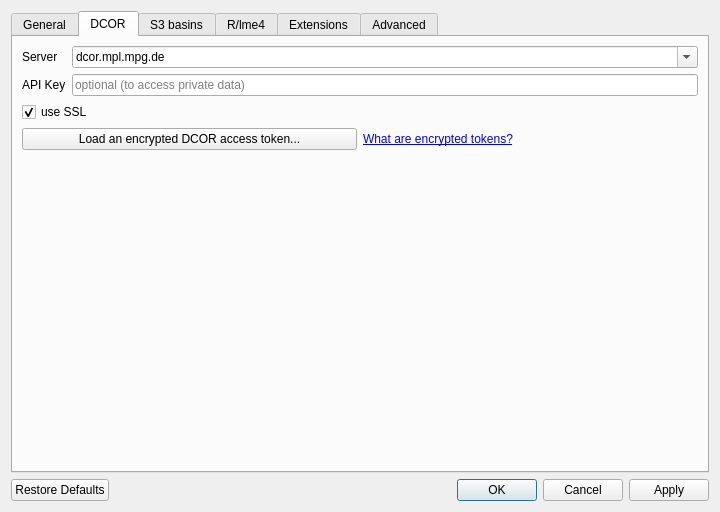
<?xml version="1.0" encoding="UTF-8"?>
<ui version="4.0">
 <class>Dialog</class>
 <widget class="QDialog" name="Dialog">
  <property name="geometry">
   <rect>
    <x>0</x>
    <y>0</y>
    <width>720</width>
    <height>512</height>
   </rect>
  </property>
  <property name="windowTitle">
   <string>Preferences</string>
  </property>
  <property name="windowIcon">
   <iconset theme="gtk-preferences">
    <normaloff>../../../../.designer/backup</normaloff>../../../../.designer/backup</iconset>
  </property>
  <layout class="QVBoxLayout" name="verticalLayout">
   <item>
    <widget class="QTabWidget" name="tabWidget">
     <property name="currentIndex">
      <number>1</number>
     </property>
     <widget class="QWidget" name="tab_general">
      <attribute name="title">
       <string>General</string>
      </attribute>
      <layout class="QVBoxLayout" name="verticalLayout_3">
       <item>
        <widget class="QCheckBox" name="general_check_for_updates">
         <property name="text">
          <string>Check for updates on startup</string>
         </property>
        </widget>
       </item>
       <item>
        <spacer name="verticalSpacer_2">
         <property name="orientation">
          <enum>Qt::Vertical</enum>
         </property>
         <property name="sizeHint" stdset="0">
          <size>
           <width>20</width>
           <height>40</height>
          </size>
         </property>
        </spacer>
       </item>
      </layout>
     </widget>
     <widget class="QWidget" name="tab_dcor">
      <attribute name="title">
       <string>DCOR</string>
      </attribute>
      <layout class="QVBoxLayout" name="verticalLayout_4">
       <item>
        <layout class="QFormLayout" name="formLayout_2">
         <item row="0" column="0">
          <widget class="QLabel" name="label_2">
           <property name="text">
            <string>Server</string>
           </property>
          </widget>
         </item>
         <item row="0" column="1">
          <widget class="QComboBox" name="dcor_servers">
           <property name="editable">
            <bool>true</bool>
           </property>
           <item>
            <property name="text">
             <string>dcor.mpl.mpg.de</string>
            </property>
           </item>
          </widget>
         </item>
         <item row="1" column="0">
          <widget class="QLabel" name="label_3">
           <property name="text">
            <string>API Key</string>
           </property>
          </widget>
         </item>
         <item row="1" column="1">
          <widget class="QLineEdit" name="dcor_api_key">
           <property name="text">
            <string/>
           </property>
           <property name="echoMode">
            <enum>QLineEdit::Password</enum>
           </property>
           <property name="placeholderText">
            <string>optional (to access private data)</string>
           </property>
          </widget>
         </item>
        </layout>
       </item>
       <item>
        <widget class="QCheckBox" name="dcor_use_ssl">
         <property name="text">
          <string>use SSL</string>
         </property>
         <property name="checked">
          <bool>true</bool>
         </property>
        </widget>
       </item>
       <item>
        <layout class="QHBoxLayout" name="horizontalLayout_2">
         <item>
          <widget class="QPushButton" name="pushButton_enc_token">
           <property name="sizePolicy">
            <sizepolicy hsizetype="Preferred" vsizetype="Fixed">
             <horstretch>0</horstretch>
             <verstretch>0</verstretch>
            </sizepolicy>
           </property>
           <property name="text">
            <string>Load an encrypted DCOR access token...</string>
           </property>
          </widget>
         </item>
         <item>
          <widget class="QLabel" name="label_6">
           <property name="text">
            <string>&lt;html&gt;&lt;head/&gt;&lt;body&gt;&lt;p&gt;&lt;a href=&quot;https://dc.readthedocs.io/en/latest/sec_self_hosting/operations.html#creating-an-encrypted-access-token&quot;&gt;&lt;span style=&quot; text-decoration: underline; color:#0000ff;&quot;&gt;What are encrypted tokens?&lt;/span&gt;&lt;/a&gt;&lt;/p&gt;&lt;/body&gt;&lt;/html&gt;</string>
           </property>
          </widget>
         </item>
        </layout>
       </item>
       <item>
        <spacer name="verticalSpacer_3">
         <property name="orientation">
          <enum>Qt::Vertical</enum>
         </property>
         <property name="sizeHint" stdset="0">
          <size>
           <width>20</width>
           <height>40</height>
          </size>
         </property>
        </spacer>
       </item>
      </layout>
     </widget>
     <widget class="QWidget" name="tab">
      <attribute name="title">
       <string>S3 basins</string>
      </attribute>
      <layout class="QVBoxLayout" name="verticalLayout_9">
       <item>
        <widget class="QLabel" name="label_10">
         <property name="maximumSize">
          <size>
           <width>500</width>
           <height>16777215</height>
          </size>
         </property>
         <property name="text">
          <string>If you are working with DC datasets that have basins in an S3 object store, you can specify the corresponding access credentials here. Please restart DCscope for the settings to take effect.</string>
         </property>
         <property name="wordWrap">
          <bool>true</bool>
         </property>
        </widget>
       </item>
       <item>
        <layout class="QFormLayout" name="formLayout_3">
         <item row="0" column="0">
          <widget class="QLabel" name="label_7">
           <property name="text">
            <string>Endpoint URL</string>
           </property>
          </widget>
         </item>
         <item row="0" column="1">
          <widget class="QLineEdit" name="lineEdit_s3_endpoint_url">
           <property name="toolTip">
            <string>This is the endpoint URL that boto3 will attempt to connect to</string>
           </property>
           <property name="placeholderText">
            <string>e.g. https://objectstore.hpccloud.mpcdf.mpg.de</string>
           </property>
          </widget>
         </item>
         <item row="1" column="0">
          <widget class="QLabel" name="label_8">
           <property name="text">
            <string>Access Key ID</string>
           </property>
          </widget>
         </item>
         <item row="1" column="1">
          <widget class="QLineEdit" name="lineEdit_s3_access_key_id">
           <property name="toolTip">
            <string>This is the access key for accessing .rtdc resources on S3</string>
           </property>
           <property name="placeholderText">
            <string>e.g. 1ad3afa49c7241bac142ed4108343ea</string>
           </property>
          </widget>
         </item>
         <item row="2" column="0">
          <widget class="QLabel" name="label_9">
           <property name="text">
            <string>Secret Acces Key</string>
           </property>
          </widget>
         </item>
         <item row="2" column="1">
          <widget class="QLineEdit" name="lineEdit_s3_secret_access_key">
           <property name="toolTip">
            <string>This is the secret access key matching the Access Key ID</string>
           </property>
           <property name="echoMode">
            <enum>QLineEdit::Password</enum>
           </property>
           <property name="placeholderText">
            <string>e.g. a3a4862a92643be730c946d267015e20</string>
           </property>
          </widget>
         </item>
        </layout>
       </item>
       <item>
        <spacer name="verticalSpacer_5">
         <property name="orientation">
          <enum>Qt::Vertical</enum>
         </property>
         <property name="sizeHint" stdset="0">
          <size>
           <width>20</width>
           <height>281</height>
          </size>
         </property>
        </spacer>
       </item>
      </layout>
     </widget>
     <widget class="QWidget" name="tab_r">
      <attribute name="title">
       <string>R/lme4</string>
      </attribute>
      <layout class="QVBoxLayout" name="verticalLayout_5">
       <item>
        <layout class="QFormLayout" name="formLayout">
         <item row="0" column="0">
          <widget class="QLabel" name="label">
           <property name="text">
            <string>R executable</string>
           </property>
          </widget>
         </item>
         <item row="0" column="1">
          <layout class="QHBoxLayout" name="horizontalLayout_4">
           <item>
            <widget class="QLineEdit" name="lme4_rpath"/>
           </item>
           <item>
            <widget class="QPushButton" name="pushButton_lme4_search">
             <property name="text">
              <string>Search manually...</string>
             </property>
            </widget>
           </item>
          </layout>
         </item>
         <item row="1" column="0">
          <widget class="QLabel" name="label_5">
           <property name="text">
            <string>R version</string>
           </property>
          </widget>
         </item>
         <item row="1" column="1">
          <widget class="QLabel" name="label_r_version">
           <property name="text">
            <string>R version</string>
           </property>
          </widget>
         </item>
         <item row="2" column="0">
          <widget class="QLabel" name="label_4">
           <property name="text">
            <string>lme4 package</string>
           </property>
          </widget>
         </item>
         <item row="2" column="1">
          <layout class="QHBoxLayout" name="horizontalLayout_5">
           <item>
            <widget class="QLabel" name="label_lme4_installed">
             <property name="text">
              <string>installed / not installed</string>
             </property>
            </widget>
           </item>
           <item>
            <widget class="QPushButton" name="pushButton_lme4_install">
             <property name="text">
              <string>Install...</string>
             </property>
            </widget>
           </item>
          </layout>
         </item>
        </layout>
       </item>
       <item>
        <spacer name="verticalSpacer_4">
         <property name="orientation">
          <enum>Qt::Vertical</enum>
         </property>
         <property name="sizeHint" stdset="0">
          <size>
           <width>20</width>
           <height>40</height>
          </size>
         </property>
        </spacer>
       </item>
      </layout>
     </widget>
     <widget class="QWidget" name="tab_extensions">
      <attribute name="title">
       <string>Extensions</string>
      </attribute>
      <layout class="QHBoxLayout" name="horizontalLayout">
       <item>
        <widget class="QListWidget" name="listWidget_ext">
         <property name="sizeAdjustPolicy">
          <enum>QAbstractScrollArea::AdjustIgnored</enum>
         </property>
         <property name="showDropIndicator" stdset="0">
          <bool>false</bool>
         </property>
         <property name="alternatingRowColors">
          <bool>true</bool>
         </property>
         <property name="selectionMode">
          <enum>QAbstractItemView::NoSelection</enum>
         </property>
         <property name="selectionBehavior">
          <enum>QAbstractItemView::SelectItems</enum>
         </property>
        </widget>
       </item>
       <item>
        <layout class="QVBoxLayout" name="verticalLayout_6">
         <property name="spacing">
          <number>3</number>
         </property>
         <item>
          <widget class="QPushButton" name="pushButton_ext_load">
           <property name="text">
            <string>Add extension...</string>
           </property>
          </widget>
         </item>
         <item>
          <widget class="Line" name="line">
           <property name="orientation">
            <enum>Qt::Vertical</enum>
           </property>
          </widget>
         </item>
         <item>
          <widget class="QWidget" name="widget_ext_controls" native="true">
           <layout class="QVBoxLayout" name="verticalLayout_8" stretch="0,10000,0">
            <property name="leftMargin">
             <number>0</number>
            </property>
            <property name="topMargin">
             <number>0</number>
            </property>
            <property name="rightMargin">
             <number>0</number>
            </property>
            <property name="bottomMargin">
             <number>0</number>
            </property>
            <item>
             <widget class="QLabel" name="label_ext_name">
              <property name="text">
               <string>TextLabel</string>
              </property>
              <property name="textFormat">
               <enum>Qt::PlainText</enum>
              </property>
              <property name="wordWrap">
               <bool>true</bool>
              </property>
             </widget>
            </item>
            <item>
             <widget class="QScrollArea" name="scrollArea">
              <property name="maximumSize">
               <size>
                <width>16777215</width>
                <height>16777215</height>
               </size>
              </property>
              <property name="widgetResizable">
               <bool>true</bool>
              </property>
              <widget class="QWidget" name="scrollAreaWidgetContents">
               <property name="geometry">
                <rect>
                 <x>0</x>
                 <y>0</y>
                 <width>333</width>
                 <height>336</height>
                </rect>
               </property>
               <layout class="QVBoxLayout" name="verticalLayout_7">
                <item>
                 <widget class="QLabel" name="label_ext_description">
                  <property name="sizePolicy">
                   <sizepolicy hsizetype="Preferred" vsizetype="Expanding">
                    <horstretch>0</horstretch>
                    <verstretch>0</verstretch>
                   </sizepolicy>
                  </property>
                  <property name="text">
                   <string>&lt;html&gt;&lt;head/&gt;&lt;body&gt;&lt;p&gt;Description that may span multiple lines in this scrolling panel.&lt;br/&gt;&lt;/p&gt;&lt;/body&gt;&lt;/html&gt;</string>
                  </property>
                  <property name="wordWrap">
                   <bool>true</bool>
                  </property>
                 </widget>
                </item>
               </layout>
              </widget>
             </widget>
            </item>
            <item>
             <layout class="QHBoxLayout" name="horizontalLayout_3">
              <item>
               <widget class="QCheckBox" name="checkBox_ext_enabled">
                <property name="text">
                 <string>enabled</string>
                </property>
               </widget>
              </item>
              <item>
               <spacer name="horizontalSpacer">
                <property name="orientation">
                 <enum>Qt::Vertical</enum>
                </property>
                <property name="sizeHint" stdset="0">
                 <size>
                  <width>40</width>
                  <height>20</height>
                 </size>
                </property>
               </spacer>
              </item>
              <item>
               <widget class="QPushButton" name="pushButton_ext_remove">
                <property name="text">
                 <string>Remove</string>
                </property>
               </widget>
              </item>
             </layout>
            </item>
           </layout>
          </widget>
         </item>
        </layout>
       </item>
      </layout>
     </widget>
     <widget class="QWidget" name="tab_advanced">
      <attribute name="title">
       <string>Advanced</string>
      </attribute>
      <layout class="QVBoxLayout" name="verticalLayout_2">
       <item>
        <widget class="QCheckBox" name="advanced_developer_mode">
         <property name="text">
          <string>Developer mode</string>
         </property>
        </widget>
       </item>
       <item>
        <spacer name="verticalSpacer">
         <property name="orientation">
          <enum>Qt::Vertical</enum>
         </property>
         <property name="sizeHint" stdset="0">
          <size>
           <width>20</width>
           <height>40</height>
          </size>
         </property>
        </spacer>
       </item>
      </layout>
     </widget>
    </widget>
   </item>
   <item>
    <widget class="QDialogButtonBox" name="buttonBox">
     <property name="standardButtons">
      <set>QDialogButtonBox::Apply|QDialogButtonBox::Cancel|QDialogButtonBox::Ok|QDialogButtonBox::RestoreDefaults</set>
     </property>
     <property name="centerButtons">
      <bool>false</bool>
     </property>
    </widget>
   </item>
  </layout>
 </widget>
 <resources/>
 <connections>
  <connection>
   <sender>buttonBox</sender>
   <signal>accepted()</signal>
   <receiver>Dialog</receiver>
   <slot>accept()</slot>
   <hints>
    <hint type="sourcelabel">
     <x>227</x>
     <y>393</y>
    </hint>
    <hint type="destinationlabel">
     <x>157</x>
     <y>274</y>
    </hint>
   </hints>
  </connection>
  <connection>
   <sender>buttonBox</sender>
   <signal>rejected()</signal>
   <receiver>Dialog</receiver>
   <slot>reject()</slot>
   <hints>
    <hint type="sourcelabel">
     <x>295</x>
     <y>399</y>
    </hint>
    <hint type="destinationlabel">
     <x>286</x>
     <y>274</y>
    </hint>
   </hints>
  </connection>
 </connections>
</ui>
